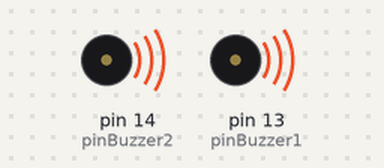
A sketch run on a simulated Arduino Uno, built with avr-gcc and run on an emulated ATmega328P. Shown: buzzer (waves = sounding, pin HIGH).

Above: at 0.1 s.
Timing chart, 0 to 1.6 s (numbered marks = the images above):
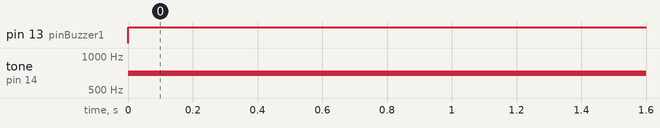

The sketch:

Passive_or_Active_Buzzer.ino
```cpp
//This code is to test whether your buzzer is passive or active

//define GPIO pin for buzzer, adjust it with your board
#define pinBuzzer1 13
#define pinBuzzer2 14

void setup() {
  //set mode/role for each pin
  pinMode(pinBuzzer1, OUTPUT);
  pinMode(pinBuzzer2, OUTPUT);
}

void loop() {
  //if it's active buzzer, it will sound by this line of code
  digitalWrite(pinBuzzer1, HIGH);

  //if it's passive buzzer, it will sound by this line of code
  tone(pinBuzzer2, 700);  //you can adjust the number

  //you can try to plug in each pin alternately
}
```

Measured:
- by itself, pin 13 (pinBuzzer1): LOW → HIGH at 0.00 s
- by itself, tone on pin 14 (pinBuzzer2): silent → 700 Hz at 0.00 s
